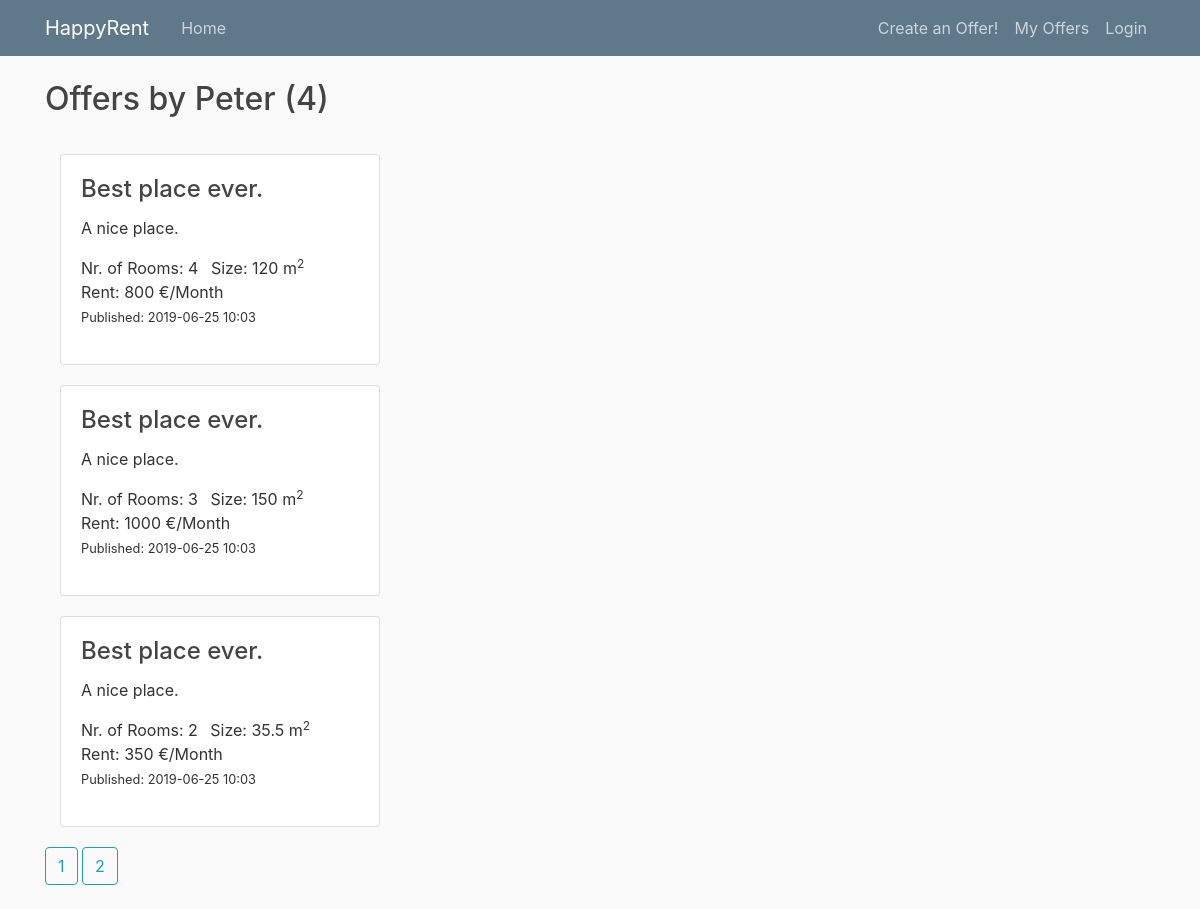
Before: /user/Peter with the older database file.
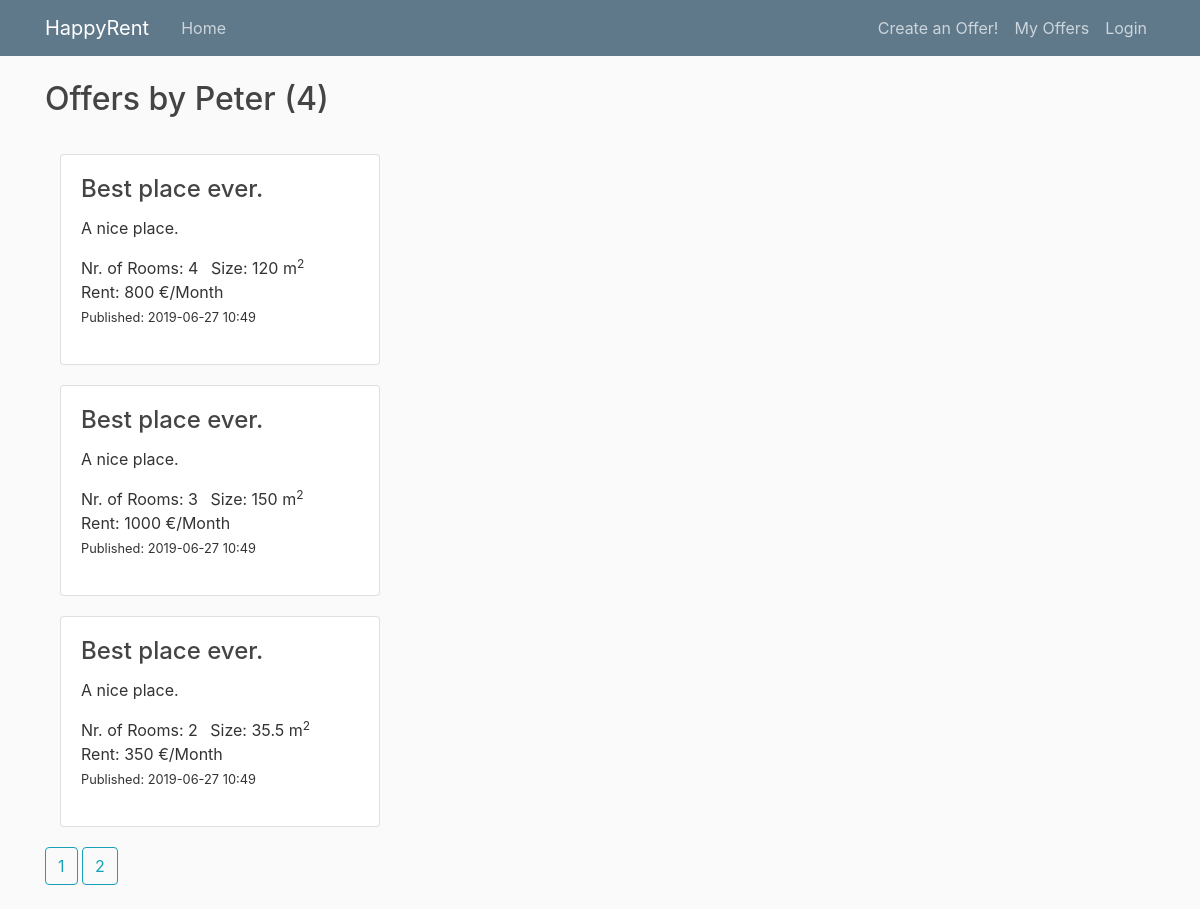
After: the same page with the newer database file.
### property_project/db_models.py (models this page shows, shortened)
class User(db.Model, UserMixin):
    __tablename__ = 'user'
    id = db.Column(db.Integer, primary_key=True)
    username = db.Column(db.String(20), unique=True, nullable=False)
    properties = db.relationship('PropertyItem', backref='author', lazy=True)

class PropertyItem(db.Model):
    __tablename__ = 'property_item'
    id = db.Column(db.Integer, primary_key=True)
    title = db.Column(db.String(100), nullable=False,
                      default="Best place ever.")
    date_posted = db.Column(db.DateTime, nullable=False,
                            default=datetime.datetime.utcnow)
    description = db.Column(db.String(250), default="A nice place.")
    rent = db.Column(db.Integer)  # (db.Numeric(6,2))
    rooms = db.Column(db.Integer, default=1)  # default=set_default_rooms
    size = db.Column(db.Integer)  # (db.Numeric(6,1))
    property_id = db.Column(db.Integer, ForeignKey('property_type.id'))
    property_type = db.relationship('PropertyType')
    user_id = db.Column(db.Integer, db.ForeignKey('user.id'), nullable=False)

### property_project/routes.py (the view)
@app.route("/user/<string:username>")
def user_items(username):
    page = request.args.get('page', 1, type=int)
    user = User.query.filter_by(username=username).first_or_404()
    prop_items = PropertyItem.query.filter_by(author=user)\
        .order_by(PropertyItem.date_posted.desc())\
        .paginate(page=page, per_page=3)
    return render_template('user_items.html', prop_items=prop_items,
                           user=user)

### property_project/templates/user_items.html
{% extends "layout.html" %}
{% block content %}
<h2 class="mb-3">Offers by {{ user.username }} ({{ prop_items.total }}) </h2>
<div class="gap-20"></div>
<div class="card-deck-wrapper">
    <div class="card-deck">
        <div class="col-md-6">
            {% for prop_item in prop_items.items %}
                <div class="card">
                    <div class="card-body">
                        <h4 class="card-title">{{ prop_item.title }}</h4>
                        <p class="card-text">{{ prop_item.description }}</p>
                        <ul class="list-inline">
                            <li class="list-inline-item">Nr. of Rooms: {{ prop_item.rooms }} </li>
                            <li class="list-inline-item">Size: {{ prop_item.size }} m<sup>2</sup></li>
                            <li class="list-inline-item">Rent: {{ prop_item.rent }} €/Month</li>
                            <small>
                                <li class="list-inline-item">Published: {{ prop_item.date_posted.strftime('%Y-%m-%d %H:%M') }} </li>
                            </small>
                        </ul>
                    </div>
                </div>
                <div class="gap-20"></div>
            {% endfor %}
            {% for page_num in prop_items.iter_pages(left_edge=1, right_edge=1, left_current=1, right_current=2)%}
                {% if page_num %}
                {% if prop_items.page == page_num %}
                    <a class="btn btn-outline-info mb-4" href="{{ url_for('user_items', username=user.username, page = page_num) }}">
                        {{ page_num }}
                    </a>
                {% else %}
                    <a class="btn btn-outline-info mb-4" href="{{ url_for('user_items', username=user.username, page = page_num) }}">
                        {{ page_num }}
                    </a>
                {% endif %}
                {% else %}
                ...
                {% endif %}
            {% endfor %}
        </div>
    </div>
</div>
{% endblock content %}

### property_project/templates/layout.html (shortened to what this page needs)
<!DOCTYPE html>
<html>
<head>
    <link rel="stylesheet" href="https://maxcdn.bootstrapcdn.com/bootstrap/4.0.0/css/bootstrap.min.css">
    <link rel="stylesheet" type="text/css" href="{{ url_for('static', filename='main.css') }}">
</head>
<body>
    <header class="site-header">
        <nav class="navbar navbar-expand-md navbar-dark bg-steel fixed-top">
            <div class="container">
                <a class="navbar-brand mr-4" href="/">HappyRent</a>
               <div class="collapse navbar-collapse" id="navbarToggle">
                    <div class="navbar-nav mr-auto">
                        <a class="nav-item nav-link" href="{{ url_for('home')}}">Home</a>
                    </div>
                    <div class="navbar-nav">
                        <a class="nav-item nav-link" href="{{ url_for('new_type')}}">Create an Offer!</a>
                        <a class="nav-item nav-link" href="{{ url_for('current_user_items')}}">My Offers</a>
                        {% if current_user.is_authenticated %}
                            <a class="nav-item nav-link" href="{{ url_for('logout')}}">Logout</a>
                        {% else%}
                            <a class="nav-item nav-link" href="{{ url_for('google.login')}}">Login</a>
                        {% endif %}
                    </div>
                </div>
            </div>
        </nav>
    </header>
    <main role="main" class="container">
        <div class="row">
            <div class="col-md-8">
                {% block content %}{% endblock %}
            </div>
        </div>
    </main>
</body>
</html>

### property_project/static/main.css (style rules this page uses)
body { background: #fafafa; color: #333333; margin-top: 5rem; }
h1, h2, h3, h4, h5, h6 { color: #444444; }
.gap-20 { width:100%; height:20px; }
.bg-steel { background-color: #5f788a; }
.site-header .navbar-nav .nav-link { color: #cbd5db; }

Changed rows visible on the page:
changed PropertyItem (number 1 of 3 on the later page): date_posted "2019-06-25 10:03" → "2019-06-27 10:49"
changed PropertyItem (number 2 of 3 on the later page): date_posted "2019-06-25 10:03" → "2019-06-27 10:49"
changed PropertyItem (number 3 of 3 on the later page): date_posted "2019-06-25 10:03" → "2019-06-27 10:49"
